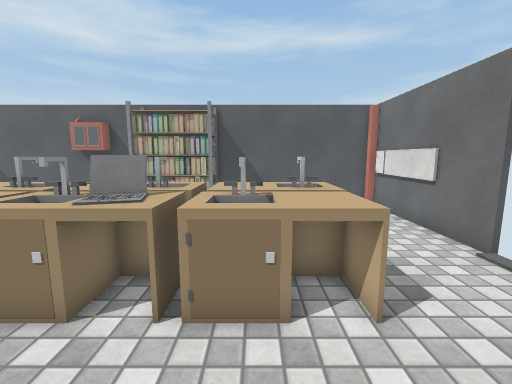
View 1 (above)

16 first-person views from a walk through a 3-D level made in the Unity game engine. The camera is 1.4 m above the floor, tilts 8° down and sees 90° across. Doors are open. The floor is counted in squares, 0.5 m on a side. Each view is taken from the middle of a square. On the plan, view 1 faces up. The plan holds only what a view shows up to about 19 squares ahead; the rest is blank. Some surface patterns are stand-ins.

View 2
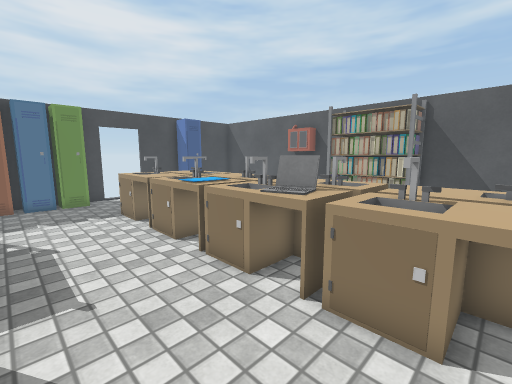

View 3
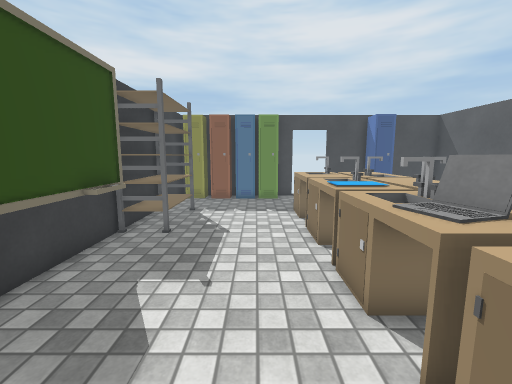

View 4
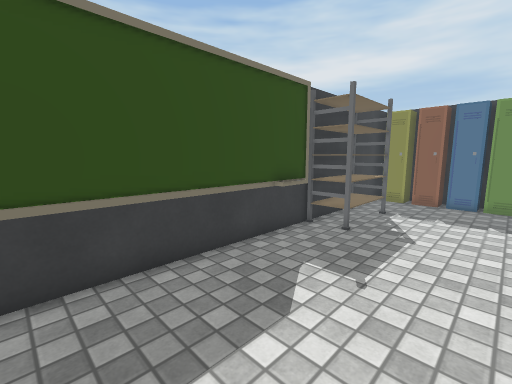

View 5
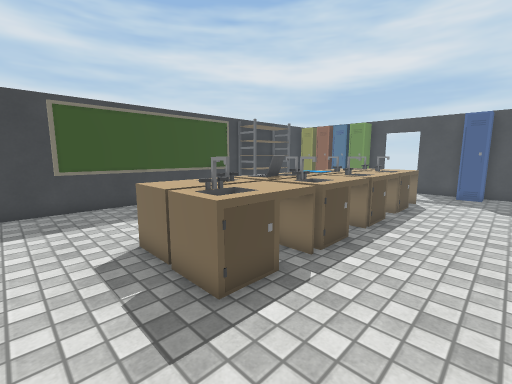

View 6
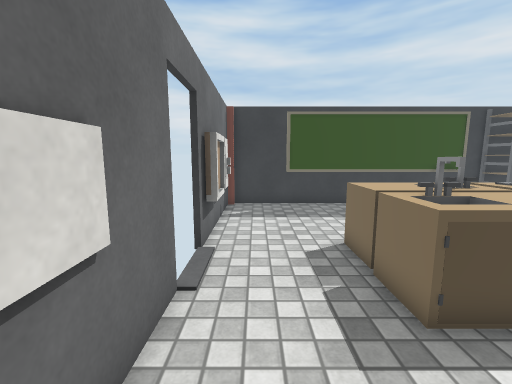

View 7
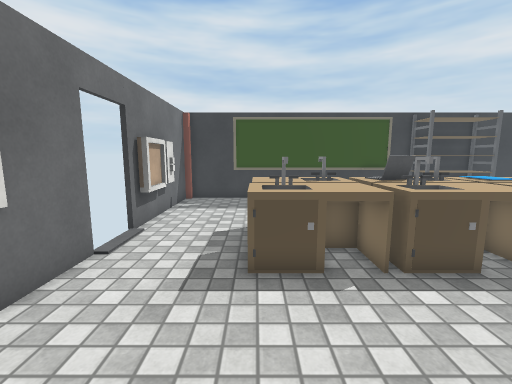

View 8
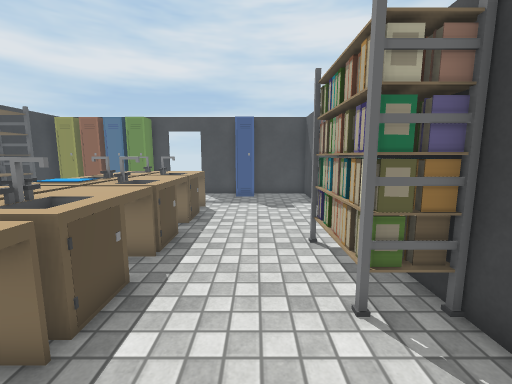

View 9
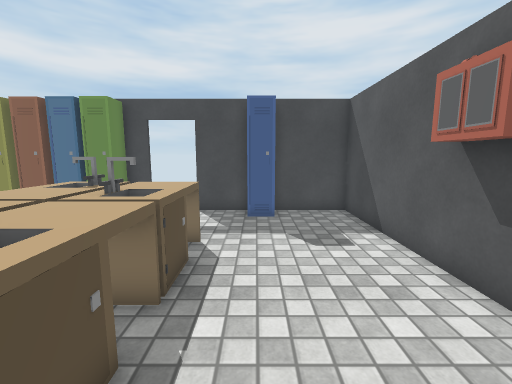

View 10
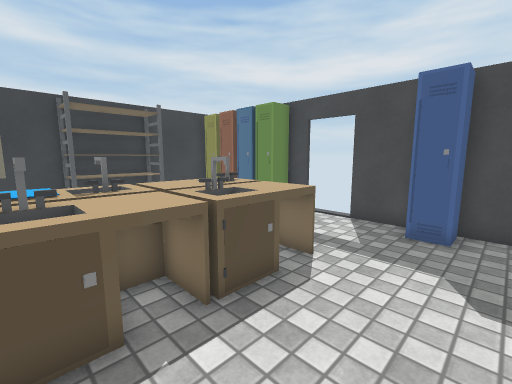

View 11
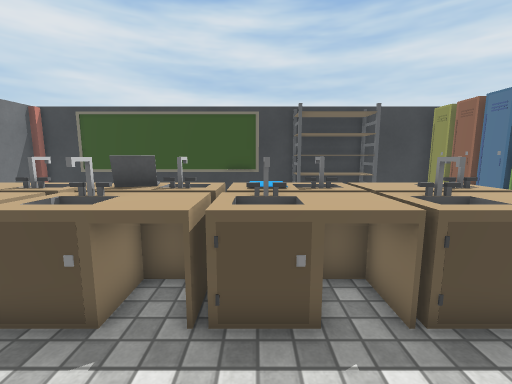

View 12
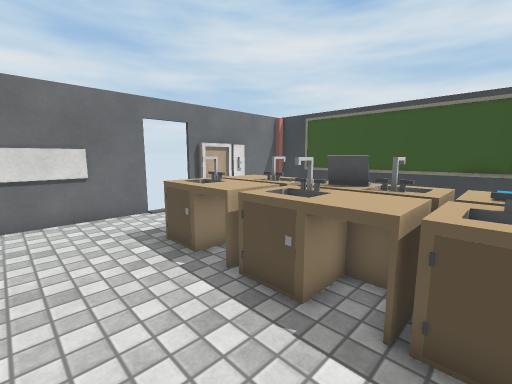

View 13
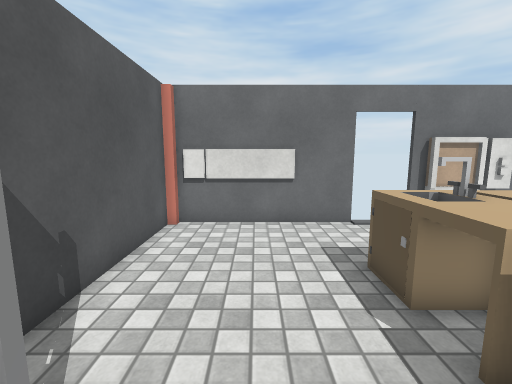

View 14
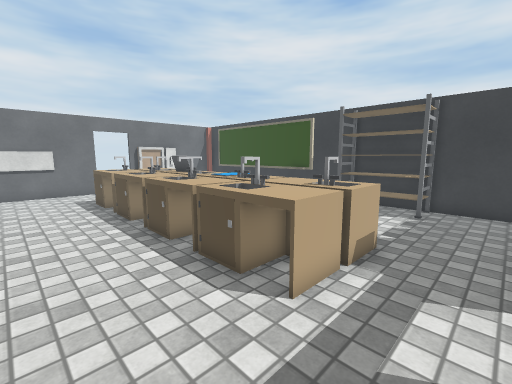

View 15
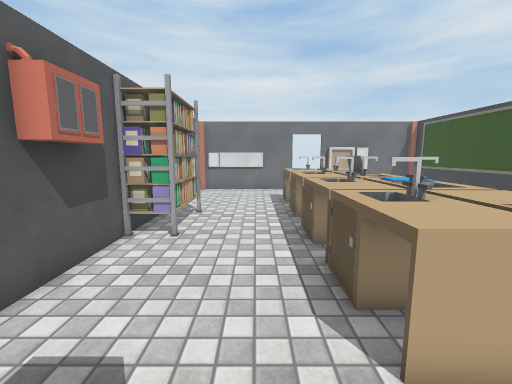

View 16
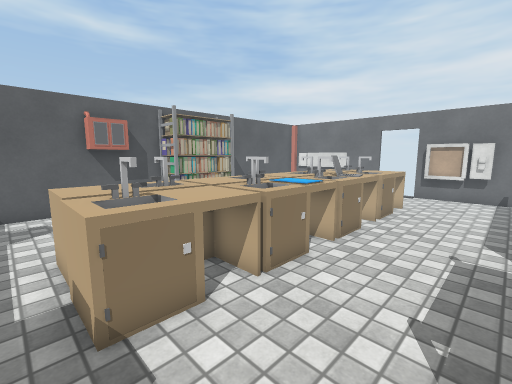

### Floor plan
Points are (right, up) in squares from view 1. A wall is a line through its corners. A room is listed if a view was taken in it or the views show most of it. See-through windows are left out.
Room 1 (views 1, 2, 3, 4, 5, 6, 7, 8, 9, 10, 11, 12, 13, 14, 15, 16)
walls: (-8.6, -3.1) (6.3, -3.1); (6.7, 6.9) (6.7, 14.3); (-17.1, 4.6) (-17.1, -1.5); (6.3, 14.3) (6.3, 14.6) (-17.1, 14.6) (-17.1, 6.9); (6.7, -2.9) (6.7, 4.6); (-17.2, -3.1) (-11.4, -3.1)
ways out: open door at (7, 6)
objects: other object (-17, -2) to (-16, -2); other object (-17, 3) to (-16, 3); other object (-16, -1) to (-16, 0); other object (-16, 1) to (-16, 2); other object (-16, 10) to (-16, 11); other object (-12, -3) to (-8, -1); other object (-12, 4) to (-9, 6); other object (-12, 7) to (-9, 8); other object (-10, 14) to (-8, 14); other object (-8, 4) to (-6, 6); other object (-8, 7) to (-6, 8); other object (-6, -2) to (3, -1); other object (-6, 13) to (-2, 14); other object (-5, 4) to (-2, 6); other object (-5, 7) to (-2, 8); other object (-3, 4) to (-2, 5); other object (-1, 4) to (2, 6); other object (-1, 7) to (2, 8); other object (6, 1) to (6, 4)

Where each view was taken, in squares from view 1:
view 1: 0 up, 0 right, facing up
view 2: 0 up, 1 right, facing up-left
view 3: 2 up, 1 right, facing left
view 4: 3 up, 1 right, facing down-left
view 5: 12 up, 5 right, facing down-left
view 6: 12 up, 5 right, facing down
view 7: 14 up, 2 right, facing down
view 8: 11 up, 2 right, facing left
view 9: 10 up, 4 left, facing left
view 10: 12 up, 6 left, facing down-left
view 11: 12 up, 6 left, facing down
view 12: 12 up, 6 left, facing down-right
view 13: 11 up, 4 left, facing right
view 14: 12 up, 15 left, facing down-right
view 15: 10 up, 15 left, facing right
view 16: 0 up, 13 left, facing up-right
